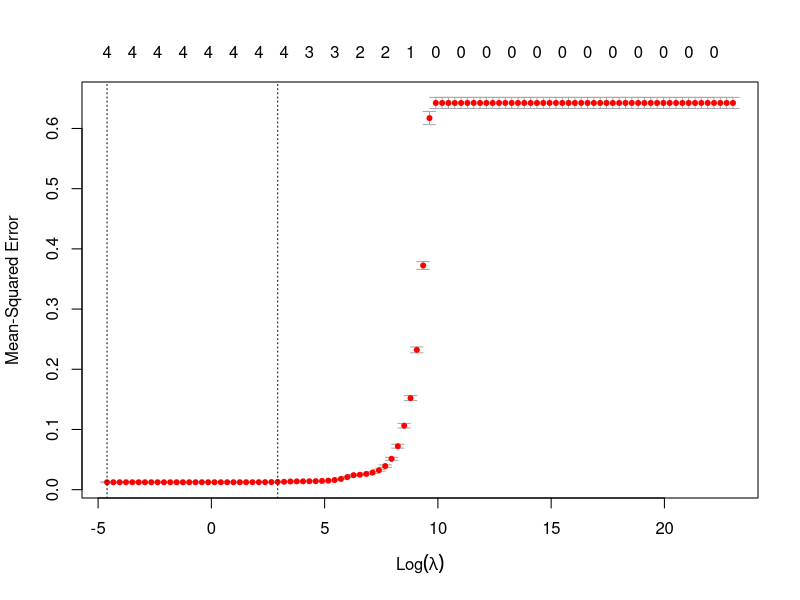
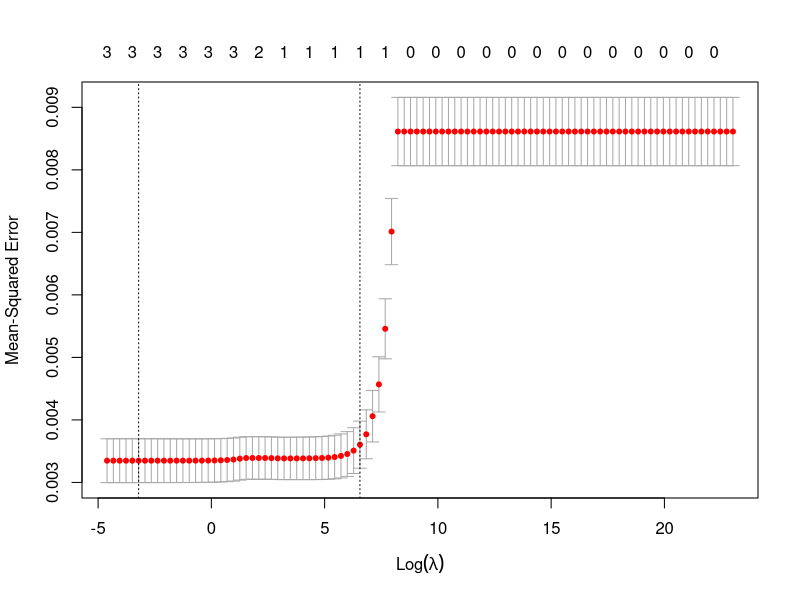

Source code (R) for these figures, in order:
## lasso regression for rpy 3 yr

library(glmnet)

#read csv
rpy3yr <- read.csv("../data/cleaned_data/rpy3yr_tbl.csv",row.names = 1)
rpy3yr_test <- read.csv("../data/cleaned_data/rpy3yr_test.csv",row.names = 1)
rpy3yr_train <- read.csv("../data/cleaned_data/rpy3yr_train.csv",row.names = 1)
#convert them to matrix
rpy3yr <- as.matrix(rpy3yr)
rpy3yr_test <- as.matrix(rpy3yr_test)
rpy3yr_train <- as.matrix(rpy3yr_train)


# Predictors and Response variables
rpy3yr_x <- rpy3yr[,c(2:11)]
rpy3yr_y <- rpy3yr[,1]

rpy3yr_test_x <- rpy3yr_test[,c(2:11)]
rpy3yr_test_y <- rpy3yr_test[,1]

rpy3yr_train_x <- rpy3yr_train[,c(2:11)]
rpy3yr_train_y <- rpy3yr_train[,1]


# The output from the fitting function will give you a
#list of models (from which you will select the "best" model);
#save() this output in a .RData file.
#save(cv.out, file = "")
grid = 10^seq(10,-2,length =100)

#take out missing values
train_cc <- complete.cases(rpy3yr_train_x) & complete.cases(rpy3yr_train_y)
rpy3yr_train_x <- rpy3yr_train[train_cc,c(2:11)]
rpy3yr_train_y <- rpy3yr_train[train_cc,1]

test_cc <- complete.cases(rpy3yr_test_x) & complete.cases(rpy3yr_test_y)
rpy3yr_test_x <- rpy3yr_test[test_cc,c(2:11)]
rpy3yr_test_y <- rpy3yr_test[test_cc,1]

cc <- complete.cases(rpy3yr_x) & complete.cases(rpy3yr_y)
rpy3yr_x <- rpy3yr[cc,c(2:11)]
rpy3yr_y <- rpy3yr[cc,1]



set.seed(1)
rpy3yr_rr_cv_out = cv.glmnet(rpy3yr_train_x,rpy3yr_train_y, alpha = 1, lambda = grid, standardize = FALSE, intercept = FALSE)


# in RR look for $lambda.min from the output of cv.glmnet()
rpy3yr_rr_bestlam=rpy3yr_rr_cv_out$lambda.min


##best fitted lambda on test set to calculate MSE
rpy3yr_lasso <- glmnet(rpy3yr_train_x,rpy3yr_train_y,alpha=1, lambda =grid , intercept = FALSE)
rpy3yr_lasso_pred <- predict(rpy3yr_lasso, s= rpy3yr_rr_bestlam, newx = rpy3yr_test_x)
rpy3yr_lasso_test_mse <- mean((rpy3yr_lasso_pred - rpy3yr_test_y)^2)

#full data
rpy3yr_lasso_out <- glmnet(rpy3yr_x,rpy3yr_y, alpha = 1, intercept = FALSE)
rpy3yr_lasso_full_fit <- predict(rpy3yr_lasso_out, type = "coefficients", s = rpy3yr_rr_bestlam)
rpy3yr_rr_coef <- as.matrix(rpy3yr_lasso_full_fit)


# Plot the cross-validation errors in terms of the tunning parameter to visualize which parameter gives the "best" model:

png(file = "../images/rpy3yr_lasso_regression.png")
plot(rpy3yr_rr_cv_out)
dev.off



## lasso regression for CDR3


#read csv
cdr3 <- read.csv("../data/cleaned_data/cdr3_tbl.csv",row.names = 1)
cdr3_test <- read.csv("../data/cleaned_data/cdr3_test.csv",row.names = 1)
cdr3_train <- read.csv("../data/cleaned_data/cdr3_train.csv",row.names = 1)
#convert them to matrix
cdr3 <- as.matrix(cdr3)
cdr3_test <- as.matrix(cdr3_test)
cdr3_train <- as.matrix(cdr3_train)

grid = 10^seq(10,-2,length =100)

# Predictors and Response variables
cdr3_x <- cdr3[,c(2:8)]
cdr3_y <- cdr3[,1]

cdr3_test_x <- cdr3_test[,c(2:8)]
cdr3_test_y <- cdr3_test[,1]

cdr3_train_x <- cdr3_train[,c(2:8)]
cdr3_train_y <- cdr3_train[,1]


#take out missing values
cdr3_train_cc <- complete.cases(cdr3_train_x) & complete.cases(cdr3_train_y)
cdr3_train_x <- cdr3_train[cdr3_train_cc,c(2:8)]
cdr3_train_y <- cdr3_train[cdr3_train_cc,1]

cdr3_test_cc <- complete.cases(cdr3_test_x) & complete.cases(cdr3_test_y)
cdr3_test_x <- cdr3_test[cdr3_test_cc,c(2:8)]
cdr3_test_y <- cdr3_test[cdr3_test_cc,1]

cdr3_cc <- complete.cases(cdr3_x) & complete.cases(cdr3_y)
cdr3_x <- cdr3[cdr3_cc,c(2:8)]
cdr3_y <- cdr3[cdr3_cc,1]



set.seed(1)
cdr3_rr_cv_out = cv.glmnet(cdr3_train_x,cdr3_train_y, alpha = 1, lambda = grid, standardize = FALSE, intercept = FALSE)


# in RR look for $lambda.min from the output of cv.glmnet()
cdr3_rr_bestlam=cdr3_rr_cv_out$lambda.min


##best fitted lambda on test set to calculate MSE
cdr3_lasso <- glmnet(cdr3_train_x,cdr3_train_y,alpha=1, lambda =grid , intercept = FALSE)
cdr3_lasso_pred <- predict(cdr3_lasso, s= cdr3_rr_bestlam, newx = cdr3_test_x)
cdr3_lasso_test_mse <- mean((cdr3_lasso_pred - cdr3_test_y)^2)

#full data
cdr3_lasso_out <- glmnet(cdr3_x,cdr3_y, alpha = 1, intercept = FALSE)
cdr3_lasso_full_fit <- predict(cdr3_lasso_out, type = "coefficients", s = cdr3_rr_bestlam)
cdr3_rr_coef <- as.matrix(cdr3_lasso_full_fit)


# Plot the cross-validation errors in terms of the tunning parameter to visualize which parameter gives the "best" model:

png(file = "../images/cdr3_lasso_regression.png")
plot(cdr3_rr_cv_out)
dev.off






save(rpy3yr_rr_cv_out, cdr3_rr_cv_out,
     rpy3yr_rr_bestlam, cdr3_rr_bestlam,
     rpy3yr_lasso_test_mse, cdr3_lasso_test_mse,
     rpy3yr_lasso_full_fit, cdr3_lasso_full_fit,
     rpy3yr_rr_coef, cdr3_rr_coef,
     file = "../data/lasso.RData" )
